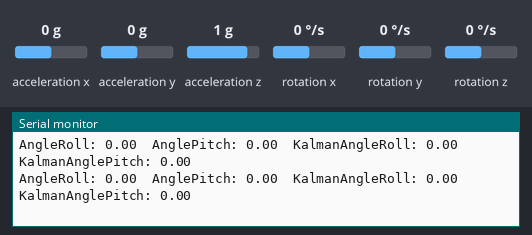
Recording of a sketch running on a simulated Arduino Uno, built with avr-gcc and run on an emulated ATmega328P. Parts: the last lines printed to the serial monitor. Wiring (inferred from the names in the program): MPU-6050 motion sensor at I2C address 0x68. Inputs (shaded band) come from the test bench; at power-on: acceleration x 0 g, acceleration y 0 g, rotation x 0 °/s, rotation y 0 °/s, acceleration z 1 g, rotation z 0 °/s.

Above: at 1.4 s.
1.5 s: acceleration x set to 0.8 g
At 2.6 s:
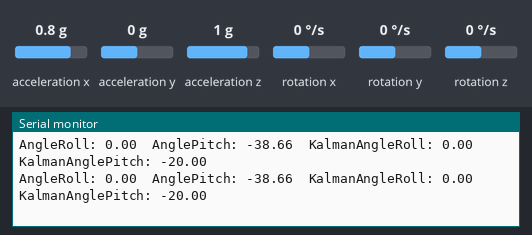
4.5 s: acceleration y set to -1.4 g
At 5.6 s:
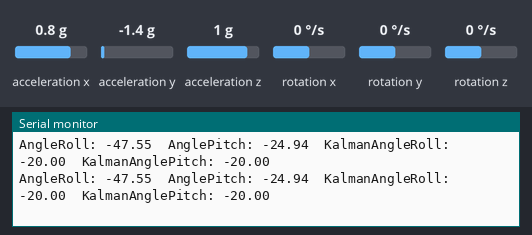
7.5 s: rotation x set to 100 °/s
At 8.5 s:
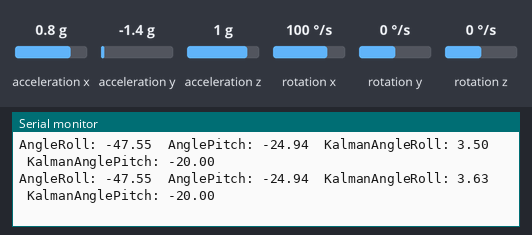
10.5 s: rotation y set to 100 °/s
At 11.6 s:
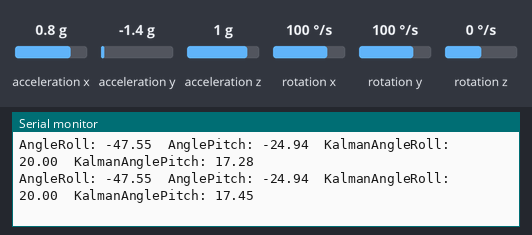
13.5 s: acceleration z set to 0 g
At 14.0 s:
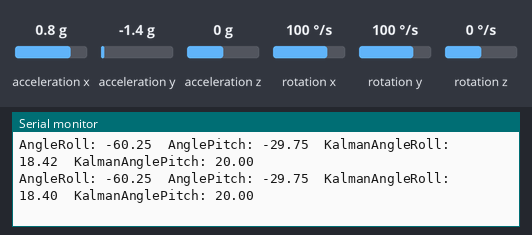
16.5 s: acceleration x set to -1.4 g
At 17.3 s:
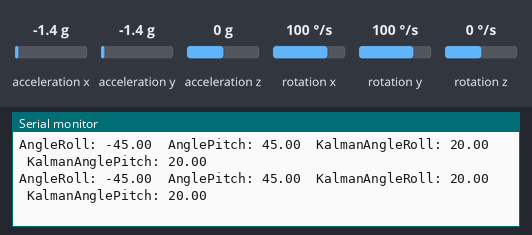
Timing chart, 0 to 19.4 s (numbered marks = the images above; inputs shaded):
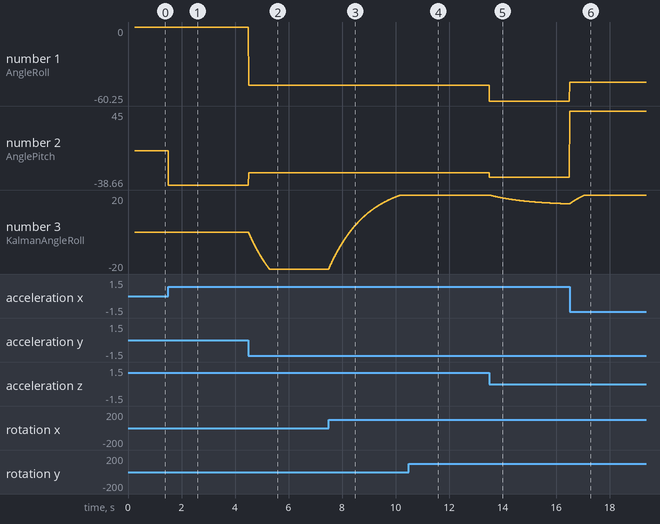

Measured:
- after the input at 1.5 s, the serial monitor: prints a new line at once (image 1)
- plotted number 2: 0 → -38.66 after the input at 1.5 s

The sketch:

kalmanfilter.ino
```cpp
#include <Wire.h>
#include <math.h>

// Kalman filter variables
float AccX, AccY, AccZ;
float AngleRoll, AnglePitch;
float KalmanAngleRoll = 0, KalmanUncertaintyAngleRoll = 2 * 2;
float KalmanAnglePitch = 0, KalmanUncertaintyAnglePitch = 2 * 2;
float Kalman1DOutput[] = {0, 0};

float RateRoll, RatePitch, RateYaw;

float t = 0.004; // Time cycle in seconds (4ms)

void setup() {
  Serial.begin(115200);
  Wire.begin();
  Wire.setClock(400000); // Fast I2C mode
  delay(250);

  // Initialize MPU6050
  Wire.beginTransmission(0x68);
  Wire.write(0x6B);
  Wire.write(0x00);
  Wire.endTransmission();

  Wire.beginTransmission(0x68);
  Wire.write(0x1A);
  Wire.write(0x03);
  Wire.endTransmission();

  Wire.beginTransmission(0x68);
  Wire.write(0x1C);
  Wire.write(0x10);
  Wire.endTransmission();

  Wire.beginTransmission(0x68);
  Wire.write(0x1B);
  Wire.write(0x08);
  Wire.endTransmission();
}

void loop() {
  readMPU6050();

  // Apply Kalman Filter for Roll
  KalmanAngleRoll += t * RateRoll;
  KalmanUncertaintyAngleRoll += t * t * 16; // IMU variance = 4 deg/s -> 4^2 = 16
  float KalmanGainRoll = KalmanUncertaintyAngleRoll / (KalmanUncertaintyAngleRoll + 9); // Measurement variance = 3 deg -> 3^2 = 9
  KalmanAngleRoll += KalmanGainRoll * (AngleRoll - KalmanAngleRoll);
  KalmanUncertaintyAngleRoll *= (1 - KalmanGainRoll);

  // Apply Kalman Filter for Pitch
  KalmanAnglePitch += t * RatePitch;
  KalmanUncertaintyAnglePitch += t * t * 16;
  float KalmanGainPitch = KalmanUncertaintyAnglePitch / (KalmanUncertaintyAnglePitch + 9);
  KalmanAnglePitch += KalmanGainPitch * (AnglePitch - KalmanAnglePitch);
  KalmanUncertaintyAnglePitch *= (1 - KalmanGainPitch);

  // Constrain angles to ±20 degrees
  KalmanAngleRoll = constrain(KalmanAngleRoll, -20, 20);
  KalmanAnglePitch = constrain(KalmanAnglePitch, -20, 20);

  // Output to serial monitor
  Serial.print("AngleRoll: ");
  Serial.print(AngleRoll);
  Serial.print("  AnglePitch: ");
  Serial.print(AnglePitch);
  Serial.print("  KalmanAngleRoll: ");
  Serial.print(KalmanAngleRoll);
  Serial.print("  KalmanAnglePitch: ");
  Serial.println(KalmanAnglePitch);

  delay(4); // 4ms loop time
}

void readMPU6050() {
  // Read accelerometer data
  Wire.beginTransmission(0x68);
  Wire.write(0x3B);
  Wire.endTransmission();
  Wire.requestFrom(0x68, 6);
  int16_t AccXLSB = Wire.read() << 8 | Wire.read();
  int16_t AccYLSB = Wire.read() << 8 | Wire.read();
  int16_t AccZLSB = Wire.read() << 8 | Wire.read();

  // Read gyroscope data
  Wire.beginTransmission(0x68);
  Wire.write(0x43);
  Wire.endTransmission();
  Wire.requestFrom(0x68, 6);
  int16_t GyroX = Wire.read() << 8 | Wire.read();
  int16_t GyroY = Wire.read() << 8 | Wire.read();
  int16_t GyroZ = Wire.read() << 8 | Wire.read();

  // Convert raw data to physical units
  AccX = (float)AccXLSB / 4096.0;
  AccY = (float)AccYLSB / 4096.0;
  AccZ = (float)AccZLSB / 4096.0;

  RateRoll = (float)GyroX / 65.5;
  RatePitch = (float)GyroY / 65.5;
  RateYaw = (float)GyroZ / 65.5;

  // Compute angles from accelerometer (in degrees)
  AngleRoll = atan2(AccY, sqrt(AccX * AccX + AccZ * AccZ)) * 57.2958; // 57.2958 = 180/π
  AnglePitch = -atan2(AccX, sqrt(AccY * AccY + AccZ * AccZ)) * 57.2958;
}
```
